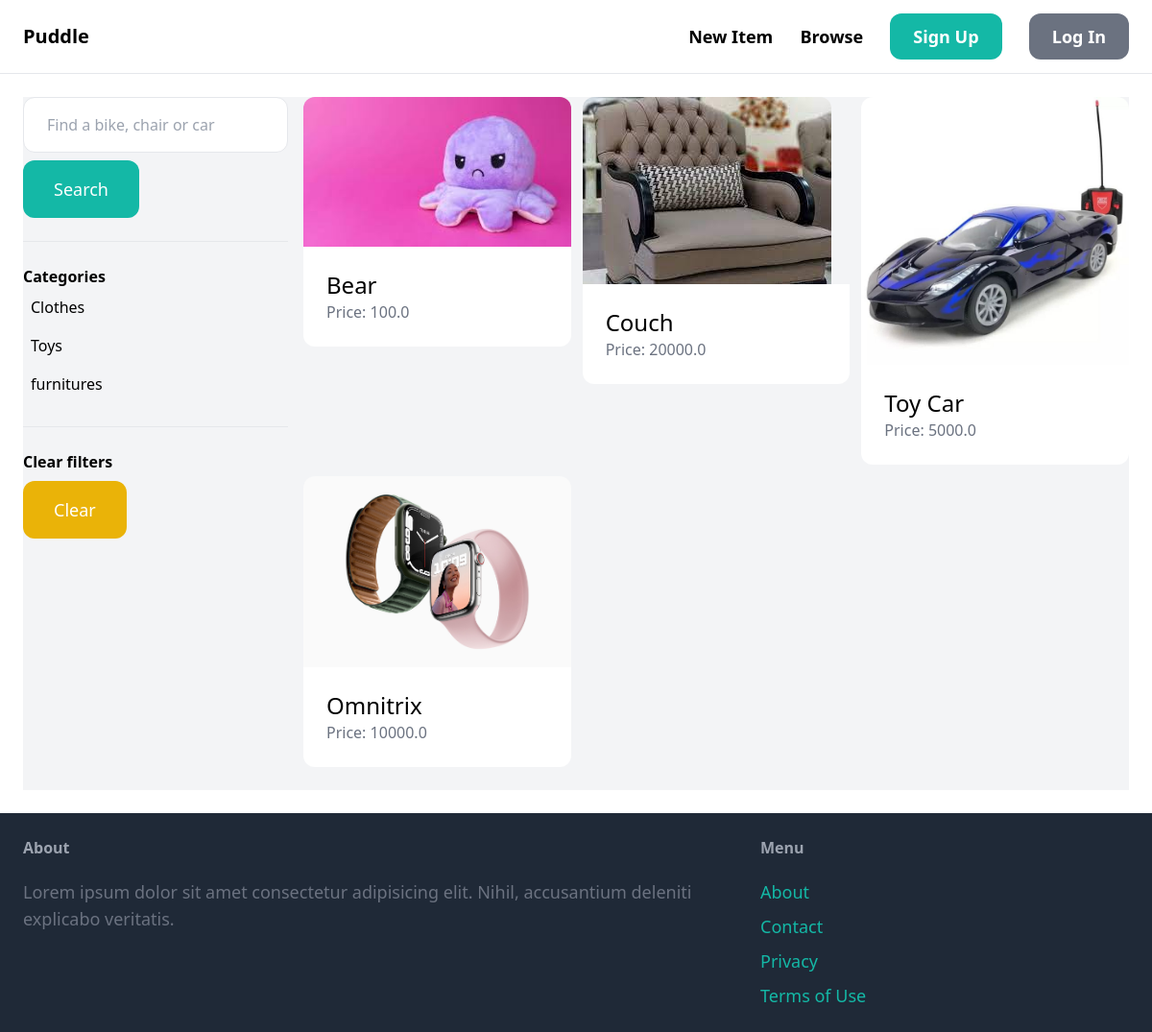
The app's page /items/ with its own data.
### item/models.py (models this page shows, shortened)
class Category(models.Model):
    name = models.CharField(max_length=255)
    class Meta:
        ordering = ('name', )
        verbose_name_plural = 'Categories'

class Item(models.Model):
    category = models.ForeignKey(Category, related_name='items', on_delete=models.CASCADE)
    name = models.CharField(max_length=255)
    description = models.TextField(blank=True, null=True)
    price = models.FloatField()
    image = models.ImageField(upload_to='item_images', blank=True, null=True)
    is_sold = models.BooleanField(default=False)
    created_by = models.ForeignKey(User, related_name='items', on_delete=models.CASCADE)
    created_at = models.DateTimeField(auto_now_add=True)

### item/views.py (the view)
# urls.py: path('', views.items, name='items'),
def items(request):
    query = request.GET.get('query', '')
    categories = Category.objects.all()
    category_id = request.GET.get('category', 0)
    items = Item.objects.filter(is_sold=False)
    if category_id:
        items = items.filter(category_id=category_id)
    if query:
        items = items.filter(Q(name__icontains=query) | Q(description__icontains=query))
    return render(request, 'item/items.html', {
        'items': items,
        'query': query,
        'categories': categories,
        'category_id': int(category_id)
    })

### item/templates/item/items.html (shortened to what this page needs)
{% extends 'core/base.html' %}
{% block content %}
    <div class="pb-6 grid grid-cols-4 gap-4 bg-gray-100">
        <div class="col-span-1">
            <form method="get" action="{% url 'item:items' %}">
                <input name="query" class="w-full py-4 px-6 border rounded-xl" type="text" value="{{query}}" placeholder="Find a bike, chair or car" />
                <button class="mt-2 py-4 px-8 text-lg bg-teal-500 text-white rounded-xl">Search</button>
            </form>
            <hr class="my-6">
            <p class="font-semibold">Categories</p>
            <ul>
                {% for category in categories %}
                    <li class="py-2 px-2 rounded-xl{% if category.id == category_id %} bg-gray-200 {% endif %}">
                        <a href="{% url 'item:items' %}?query={{query}}&category={{category.id}}">{{category.name}}</a>
                    </li>
                {% endfor %}
            </ul>
            <hr class="my-6">
            <p class="font-semibold">Clear filters</p>
            <ul>
                <li>
                    <a href="{% url 'item:items' %}" class="mt-2 py-4 px-8 inline-block bg-yellow-500 text-lg rounded-xl text-white">Clear</a>
                </li>
            </ul>
        </div>
        <div class="col-span-3">
            <div class="grid grid-cols-3 gap-3">
                {% for item in items %}
                    <div>
                        <a href="{%url 'item:detail' item.id %}">
                            <div>
                                <img src="{{ item.image.url }}" class="rounded-t-xl" />
                            </div>
                            <div class="p-6 bg-white rounded-b-xl">
                                <h2 class="text-2xl">{{ item.name }}</h2>
                                <p class="text-gray-500">Price: {{ item.price }}</p>
                            </div>
                        </a>
                    </div>
                {% endfor %}
            </div>
        </div>
    </div>
{% endblock %}

### records on screen
Category: name "Clothes"
Category: name "Toys"
Category: name "furnitures"
Item: image (picture), name "Bear", price "100.0"
Item: image (picture), name "Couch", price "20000.0"
Item: image (picture), name "Toy Car", price "5000.0"
Item: image (picture), name "Omnitrix", price "10000.0"
